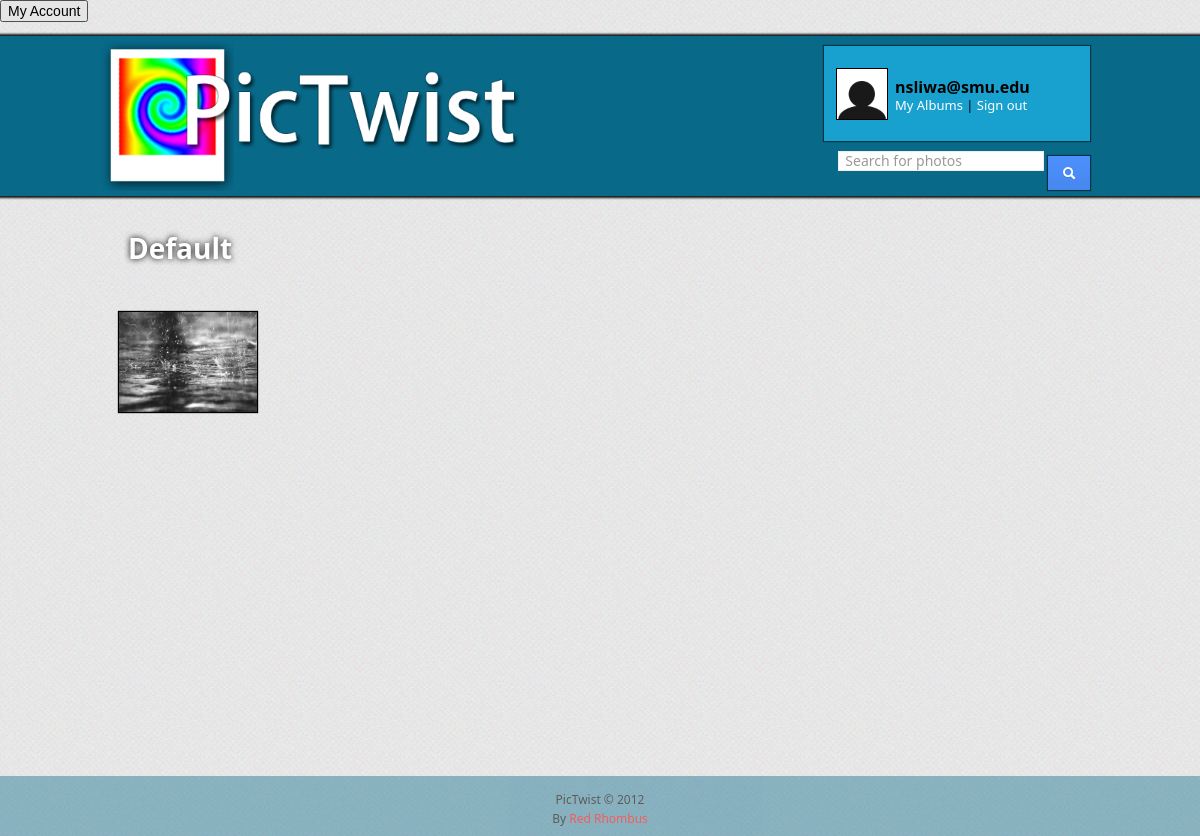
The page /album.shared.photos.php?album_id=1 (signed in) on the database its author committed.
### tables this page shows
CREATE TABLE albums(
  id INTEGER PRIMARY KEY AUTO_INCREMENT,
  title VARCHAR(255),
  description TEXT,
  private BOOLEAN DEFAULT FALSE,
  user_id INTEGER NOT NULL,
  FOREIGN KEY (user_id) REFERENCES users(id)
    ON UPDATE Cascade
    ON DELETE Cascade,
  updated_at TIMESTAMP DEFAULT '0000-00-00 00:00:00',
  created_at TIMESTAMP DEFAULT '0000-00-00 00:00:00'
);

CREATE TABLE photos(
  id INTEGER PRIMARY KEY AUTO_INCREMENT,
  title VARCHAR(255) DEFAULT "photo",
  description TEXT,
  path VARCHAR(255) NOT NULL,
  private BOOLEAN DEFAULT FALSE,
  views INTEGER DEFAULT 0,
  parent_photo_id INTEGER,
  album_id INTEGER NOT NULL,
  FOREIGN KEY (parent_photo_id) REFERENCES photos(id)
    ON UPDATE Cascade
    ON DELETE Cascade,
  FOREIGN KEY (album_id) REFERENCES albums(id)
    ON UPDATE Cascade
    ON DELETE Cascade,
  updated_at TIMESTAMP DEFAULT '0000-00-00 00:00:00',
  created_at TIMESTAMP DEFAULT '0000-00-00 00:00:00'
);

### include/headCode.php (called while the page is built, shortened)
<?php
  $relativeDirectory = str_replace(basename($_SERVER['PHP_SELF']), '', $_SERVER['PHP_SELF']);
  $baseURL = "http://" . $_SERVER['HTTP_HOST'] . $relativeDirectory;
  $viewLightBoxURL = $baseURL . 'view.php';
  function sql($query){
    $result = mysql_query($query) or die (mysql_error());
    return $result;
  }
?>

### album.shared.photos.php (the view, shortened to what this page needs)
<?php INCLUDE_ONCE 'include/headCode.php'; ?>
<head>
    <?php INCLUDE_ONCE 'include/cssAndJsIncludes.php'; ?>
    <link rel="stylesheet" href="fancyBox/source/jquery.fancybox.css?v=2.1.3" type="text/css" media="screen" />
    <link href="styles/styles.css" rel="stylesheet" type="text/css">
        <form method="post" action="editinfo.php">
            <input type="submit" value="My Account">
        </form>
</head>
<?php INCLUDE_ONCE 'include/headBody.php' ?>
<?php
    if(isset($currentUser['id']) && $currentUser['id'] > 0)
    {
        $a_id = $_GET['album_id'];
        $sql = "SELECT title from albums where id=$a_id;";
        $result = sql($sql);
        $title = mysql_fetch_array($result);
    }
    else
    {
            $_SESSION['error'] = 'Error! You must be logged in to view your photos!';
            redirect($logoutURL);
    }
?>
<form id="AlbumPhotos" action="<?php echo $baseURL . 'album.photos.php' ?>" enctype="multipart/form-data" method="post">
    <h1>
        <?php echo $title[title] ?>
    </h1>
    <?php
        $query = "select a.title, p.id, p.path from albums a JOIN photos p where a.id = $a_id AND a.id = p.album_id order by a.id desc;";
        $result = sql($query);
        echo '<div class="imageList_title"></div><div class="imageList">';
        while($row = mysql_fetch_array($result))
        {
            echo '<a id="' . $row["id"] . '" class="fancybox-iframe" rel="g1" href="'.$viewLightBoxURL.'?p_id=' . $row["id"] . '&a_id=' . $row["album_id"] . '">'.
                '<img src="'.$row["path"].'" alt="'.$row["title"].'"></a>';
        }
            echo '</div>';
    ?>
</form>
<?php INCLUDE 'include/foot.php' ?>

### styles/styles.css (style rules this page uses)
body { background-image: url('../img/bg.png'); margin: 0px; font-family: 'Segoe UI', Helvetica, Arial, sans-serif; font-size: 14px; }
html, body { height: 100%; }
a { text-decoration: none; color: #000; }
h1 { padding: 0; margin: 18px; color: white; text-shadow: 0 0 6px black; }
.imageList_title { font-size: 20px; padding: 10px; }
.imageList { padding: 5px; margin-bottom: 20px; }
.imageList img { height: 100px; -webkit-box-shadow: 0 0 1px 1px rgba(0, 0, 0, 1); margin: 2px 4px; text-align: center; }

### rows shown on the page
albums: title "Default"
photos: path (picture)

### other values the page prints
$currentUser['username'] "nsliwa@smu.edu"
